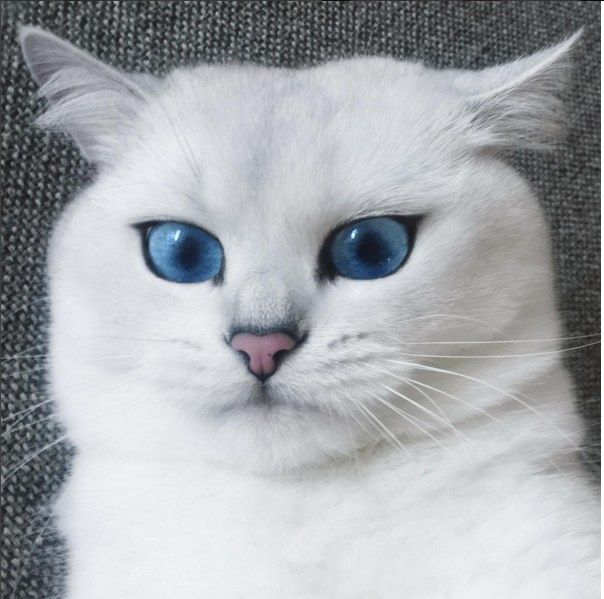
#> input picture day09/coby.jpg, 604 x 599 px, found by its file name
$ python p59_opencv.py
#> lines starting #> are read from the running program, lines starting #| are printed output that depends on the picture
# file : p59_opencv.py
# desc : Open CV(Computer Vision) 활용

# OpenCV 실시간 이미지 프로세싱 라이브러리
'''
> pip install opencv-python
'''

import cv2

# print(cv2.__version__) # OpenCV 설치 확인용

image = cv2.imread('./day09/coby.jpg', cv2.IMREAD_UNCHANGED) # cv2.IMREAD_GRAYSCALE -> 컬러 이미지를 흑백으로 변환
#> image is the input picture: shape (599, 604, 3); mean B, G, R 173.5, 169.4, 166.1
gray = cv2.cvtColor(image, cv2.COLOR_BGR2GRAY) # 원본을 흑백으로 변경

height, width, channel = image.shape
#> height = 599; width = 604; channel = 3
print(width, height, channel)
#| 604 599 3

sizeSmall = cv2.resize(image, (width//2, height//2))

img_cropped = image[:, :(width//2)] # x축을 반으로 잘라 반만 나오도록 앞에서부터 절반
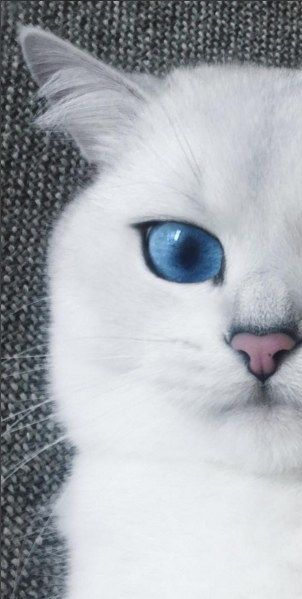
#> img_cropped: shape (599, 302, 3); mean B, G, R 178, 172.2, 168
img_cropped2 = gray[:, (width//2):] # 중간에서부터 절반
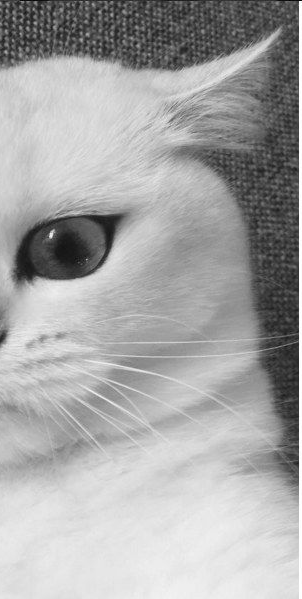
#> img_cropped2: shape (599, 302); min 0, max 255, mean 166.2
cv2.imshow('Coby Briant, color', image) # 원본
cv2.imshow('Reduced Coby', sizeSmall) # 높이, 너비 반으로 줄인 사이즈
cv2.imshow('Coby the Cat, gray', gray) # 흑백
cv2.imshow('Half Coby', img_cropped)
cv2.imshow('Half Coby2', img_cropped2)

cv2.waitKey(0) # 키를 기다림
cv2.destroyAllWindows()
